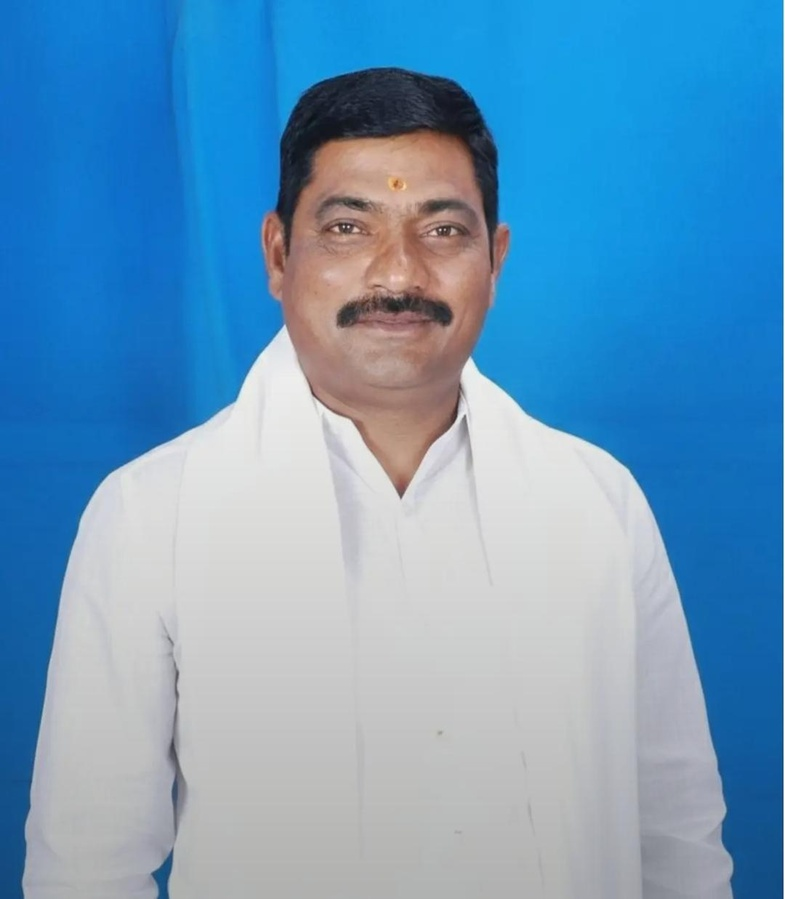
#> input picture assets/Raghu.jfif, 785 x 899 px, shrunk from 1080 x 1237 before the run, found by its file name
$ python cleanup_raghu.py
#> lines starting #> are read from the running program, lines starting #| are printed output that depends on the picture
from PIL import Image

INPUT = "assets/Raghu.jfif"
OUTPUT = "assets/Raghu.png"
THRESHOLD = 60 * 60

img = Image.open(INPUT).convert("RGBA")
pixels = list(img.getdata())
#> pixels = 705715 items
bg = pixels[0][:3]
#> bg = (15, 113, 200)

new_pixels = []
for r, g, b, a in pixels:
    dr = r - bg[0]
    dg = g - bg[1]
    db = b - bg[2]
    if dr * dr + dg * dg + db * db < THRESHOLD:
        new_pixels.append((r, g, b, 0))
    else:
        new_pixels.append((r, g, b, a))
#> this loop made 705715 passes
#> (r, g, b, dr, dg, db) on passes 1 to 3: (15, 113, 200, 0, 0, 0), (15, 113, 200, 0, 0, 0), (15, 113, 200, 0, 0, 0)
#> after the loop, new_pixels = 705715 items

img.putdata(new_pixels)
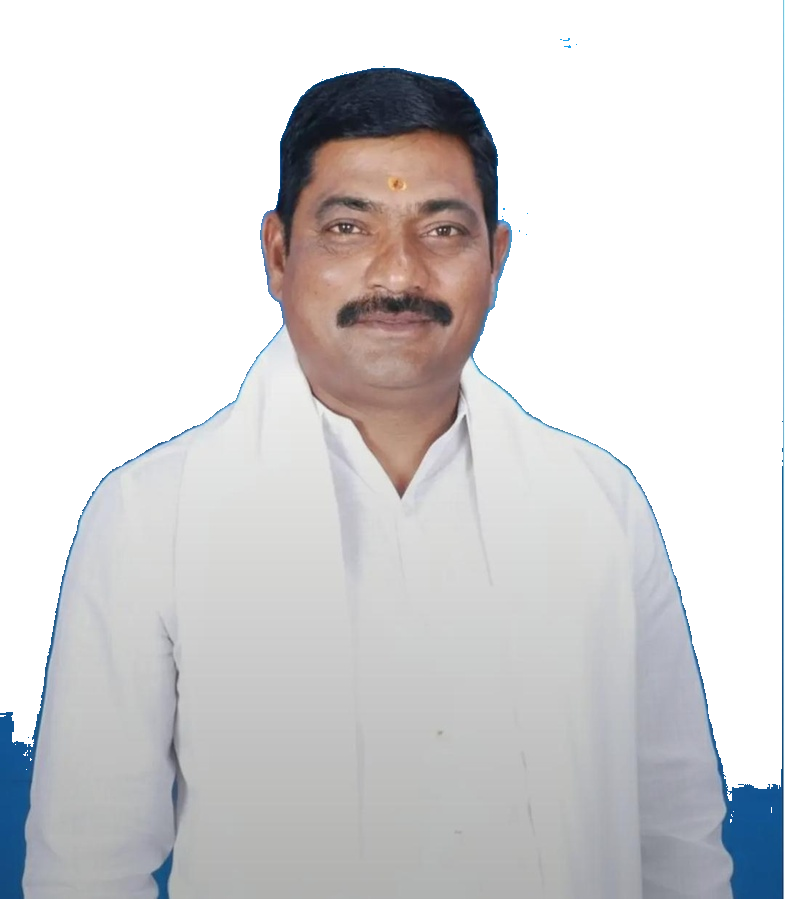
#> img: PIL image 785x899 RGBA; mean R, G, B, A 107.1, 154.5, 190.6, 141; transparent parts drawn white
img.save(OUTPUT)

$ run again, with assets/MP vivek son.jfif copied over assets/Raghu.jfif
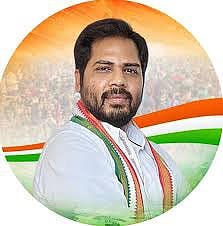
#> input picture assets/MP vivek son.jfif, 223 x 226 px, found by its file name
#> pixels = 50398 items
#> bg = (255, 255, 255)
#> the loop `for r, g, b, a in pixels:` made 50398 passes
#> (r, g, b, dr, dg, db) on passes 1 to 3: (255, 255, 255, 0, 0, 0), (255, 255, 255, 0, 0, 0), (255, 255, 255, 0, 0, 0)
#> after the loop `for r, g, b, a in pixels:`: new_pixels = 50398 items
#> `img.putdata(new_pixels)`:
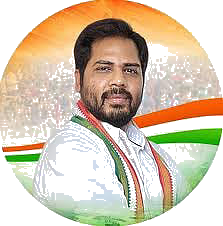
#> img: PIL image 223x226 RGBA; mean R, G, B, A 208, 194.5, 171.7, 163.6; transparent parts drawn white

$ run again, with assets/MP vivek.jfif copied over assets/Raghu.jfif
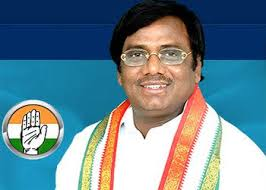
#> input picture assets/MP vivek.jfif, 266 x 190 px, found by its file name
#> pixels = 50540 items
#> bg = (3, 39, 89)
#> after the loop `for r, g, b, a in pixels:`: new_pixels = 50540 items
#> `img.putdata(new_pixels)`:
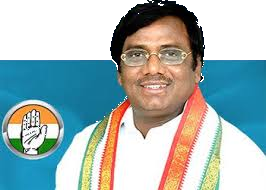
#> img: PIL image 266x190 RGBA; mean R, G, B, A 107.3, 132.7, 144.3, 197.7; transparent parts drawn white
